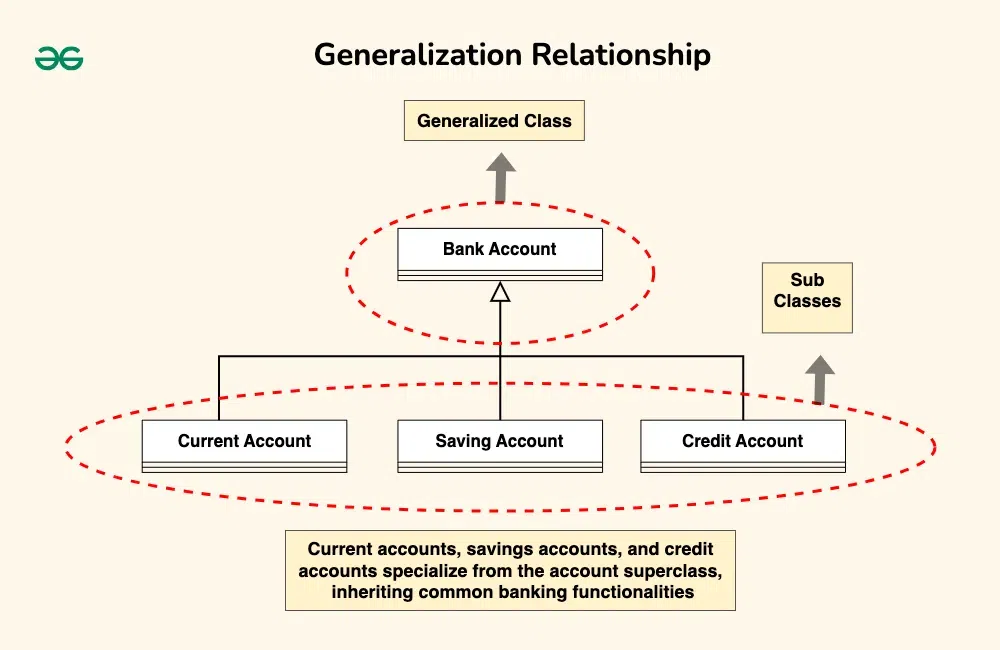
#> input picture uml-diagram/img/i5.webp, 1000 x 650 px, found by its file name
$ python translation.py
#> lines starting #> are read from the running program, lines starting #| are printed output that depends on the picture


import cv2 as cv
import numpy as np

video_path = r"C:\Users\FPT\Videos\Screen Recordings\test.mp4"
image_path = r"D:\WorkSpaceD\project\cs\uml-diagram\img\i5.webp"


image = cv.imread(image_path)
#> image is the input picture: shape (650, 1000, 3); mean B, G, R 224, 237.5, 245

def translate(img, x, y):
#> called with x = 20, y = 20
    matrix = np.float32([[1,0,x], [0,1,y]])
    demensions = img.shape[:2]
#> demensions = (650, 1000)

    return cv.warpAffine(img, matrix, demensions)
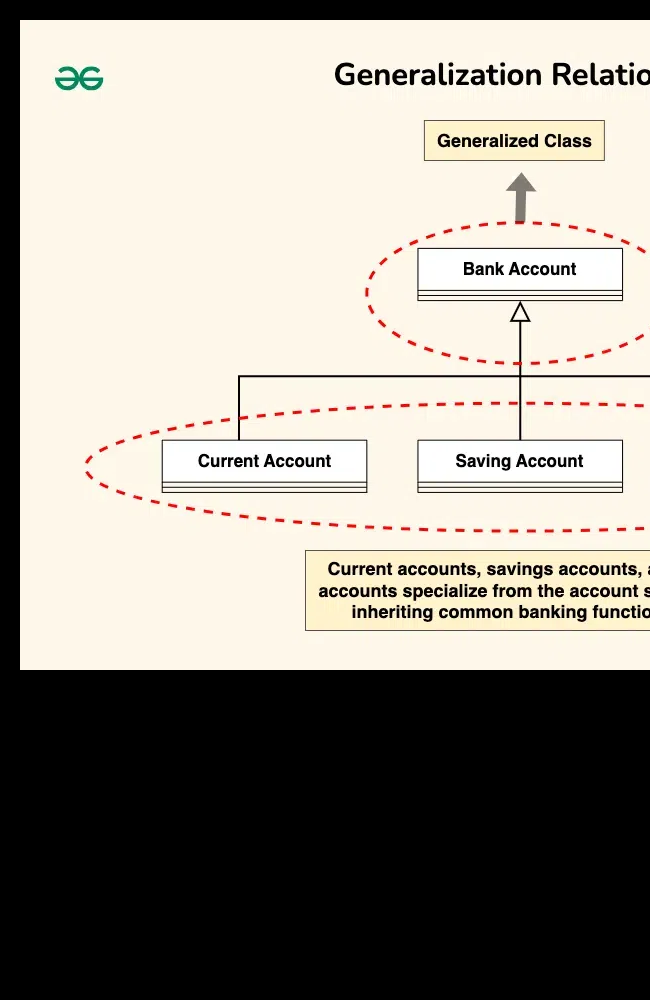
#> returned value: shape (1000, 650, 3); mean of channels 0, 1, 2 140.1, 148.5, 153.2; drawn as B, G, R


translated = translate(image, 20, 20)
cv.imshow("Origainal", image)
cv.imshow("Translated", translated)


cv.waitKey(0)

$ run again, with uml-diagram/img/i2.webp copied over uml-diagram/img/i5.webp
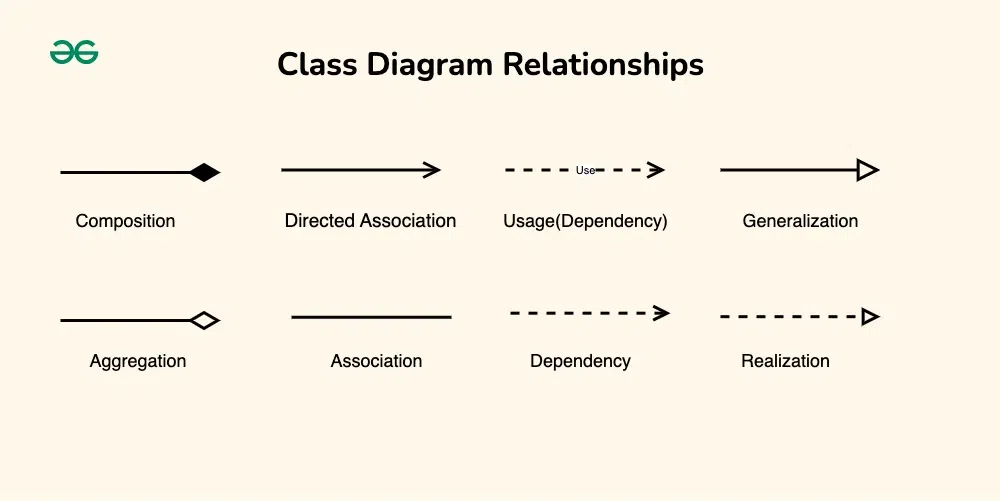
#> input picture uml-diagram/img/i2.webp, 1000 x 501 px, found by its file name
#> image is the input picture: shape (501, 1000, 3); mean B, G, R 228.3, 241, 247.5
#> in translate, `return cv.warpAffine(img, matrix, demensions)`:
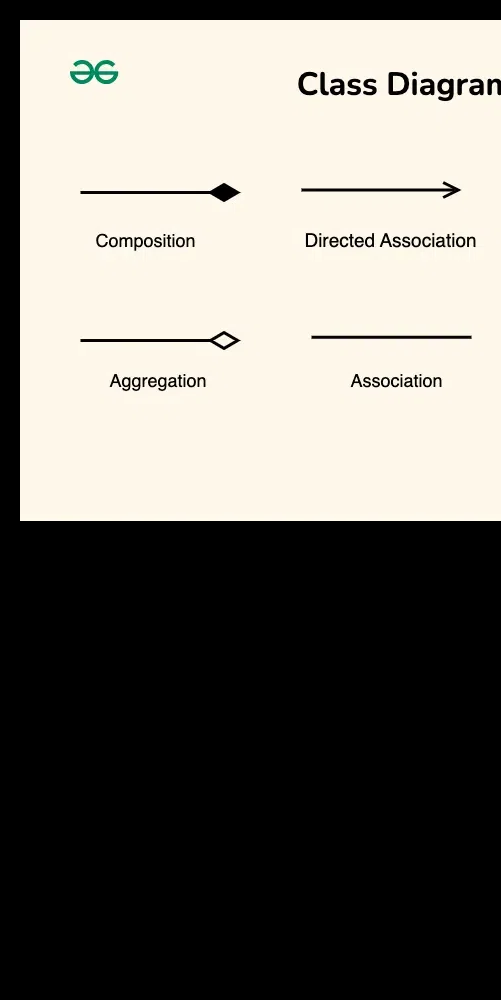
#> returned value: shape (1000, 501, 3); mean of channels 0, 1, 2 109.5, 115.6, 118.7; drawn as B, G, R

$ run again, with uml-diagram/img/i3.webp copied over uml-diagram/img/i5.webp
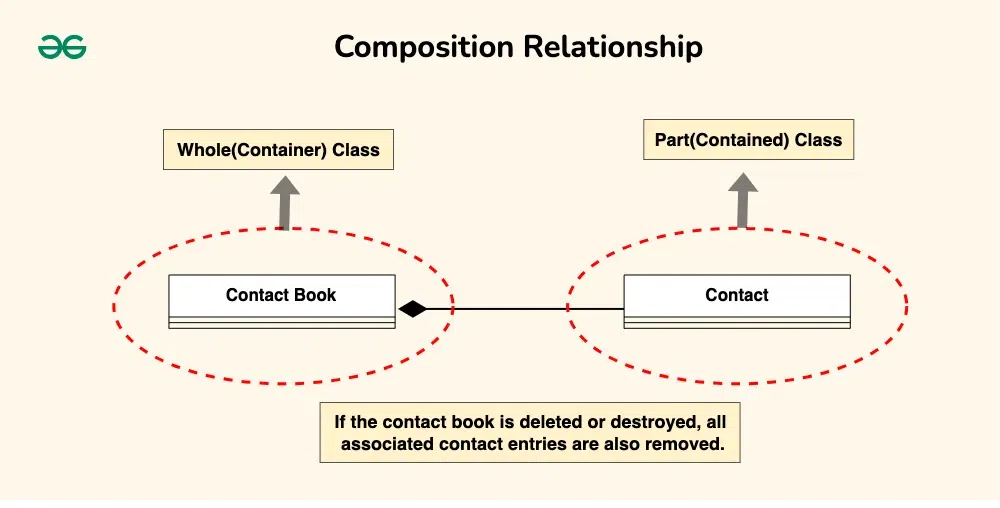
#> input picture uml-diagram/img/i3.webp, 1000 x 508 px, found by its file name
#> image is the input picture: shape (508, 1000, 3); mean B, G, R 224.7, 238.3, 245.6
#> in translate, `return cv.warpAffine(img, matrix, demensions)`:
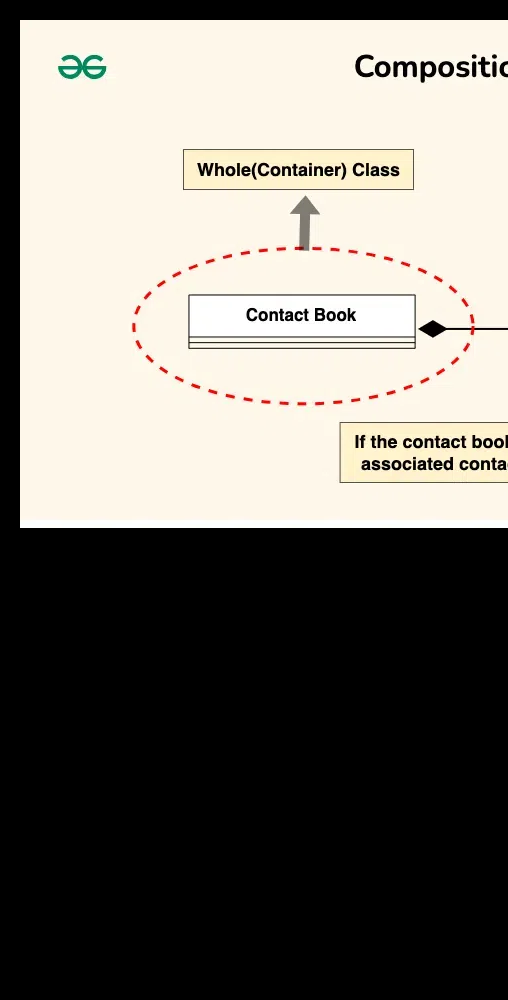
#> returned value: shape (1000, 508, 3); mean of channels 0, 1, 2 109.8, 116.4, 119.9; drawn as B, G, R
